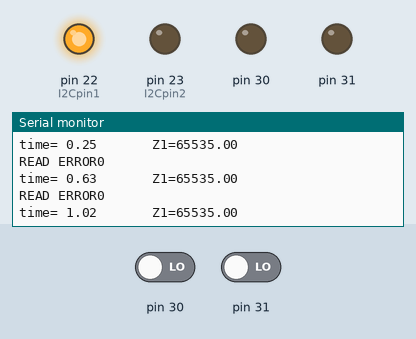
Simulated run of this sketch. Board: Arduino Mega 2560, built with avr-gcc and run on an emulated ATmega2560. Shown: output pins drawn as LEDs (lit = HIGH), the last lines printed to the serial monitor. The test bench sets the inputs (shaded band); at power-on: pin 31 LOW, pin 30 LOW.

Above: at 1.2 s.
1.3 s: pin 31 driven HIGH
At 1.43 s:
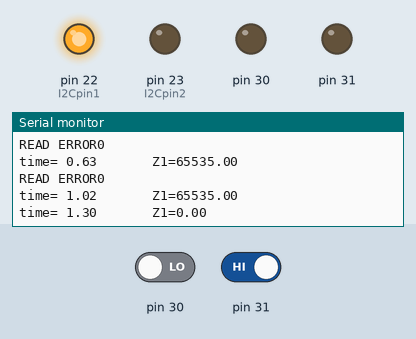
2.8 s: pin 30 driven HIGH
At 3.02 s:
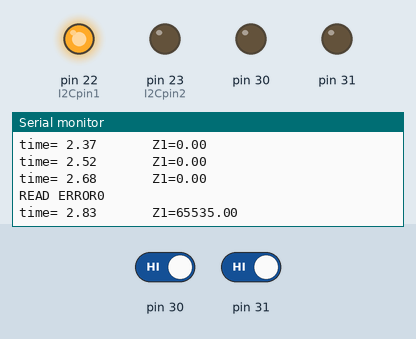
Timing chart, 0 to 5.8 s (numbered marks = the images above; inputs shaded):
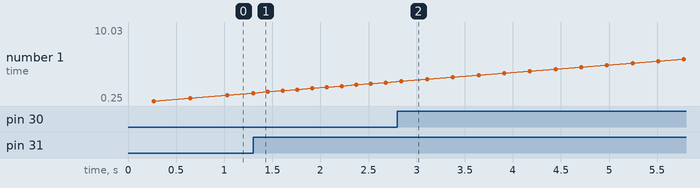

The sketch:

MCP9808_SoftI2C.ino
```cpp
//Sketch to read the MCP9808 using the SoftI2CMaster library. Adapted from BMA example.
//This library has many advantages over the hardware version, including ability to make
//multiple I2C buses on the same Arduino, embedded timeout functions to prevent a less than
//perfect bus from freezing when a packet is dropped, and ability to alter transmission speeds.

// use low processor speed (you have to change the baud rate to 2400!)
// #define I2C_CPUFREQ2 (F_CPU/8)
#define NO_INTERRUPT 0     //?
#define I2C_TIMEOUT 100    //wait 100ms for a response. If none, then break and restart
#define I2C_SLOWMODE 1     //operates at 25kHz no matter the CPU speed
#define FAC 1              //variable to use on the next line
#define I2C_CPUFREQ (F_CPU/FAC)  //ability to scale the CPU speed used by I2C

int a = 0;

int I2Cpin1 = 22;
int I2Cpin2 = 23;

//Pins you use for I2C (SDA and SCL) must be defined using the port and pin number
#define SDA_PORT PORTC  //includes pins 30-37
#define SDA_PIN 7       //pin 30
#define SCL_PORT PORTC  //includes pins 30-37
#define SCL_PIN 6       //pin 31

#include <SoftI2CMaster.h>  //Must include the I2C software library
#include <avr/io.h>         //Required for I2C soft

#define BMAADDR 0x30        //Address for the MCP9808

int xval, yval, zval;
float zval1;

/*
* Example of how to add a second I2C bus to the same board.
* In addition to the following lines, the library must be altered as seen in
* SoftI2CMaster2.h, each variable must be altered because the variable names
* cannot be used in two different libraries. I did this by adding a '2' to
* each name. This can be done as many times as you have pins available for buses.
#define NO_INTERRUPT2 0
#define I2C_TIMEOUT2 100
#define I2C_SLOWMODE2 1
#define FAC2 1
#define I2C_CPUFREQ2 (F_CPU/FAC2)

#define SDA_PORT2 PORTC
#define SDA_PIN2 5
#define SCL_PORT2 PORTC
#define SCL_PIN2 4

#include <SoftI2CMaster2.h>
*/
//************************************************************
//Slows down the processor. Not sure if needed.
void CPUSlowDown(int fac2) {
  // slow down processor by a fac2
    CLKPR = _BV(CLKPCE);
    CLKPR = _BV(CLKPS1) | _BV(CLKPS0);
}
//***********************************************************
//Writes initialization commands to the MCP9808, telling it that
//we will be sampling tempterature as normal.
boolean setControlBits(uint8_t cntr) {
  Serial.println(F("Soft reset"));
  if (!i2c_start(BMAADDR | I2C_WRITE)) {  //if it cannot communicate, false
    return false;
  }
  if (!i2c_write(0x0A)) {  //If it could not write command, false
    return false;
  }
  if (!i2c_write(cntr)) {  //if it could not write command, false
    return false;
  }
  i2c_stop();       //stops i2c for the time being
  return true;
}
//**********************************************************
//Initialize MCP9808. Calls setControlBits above
boolean initBma(void) {
  if (!setControlBits(B00000010)) return false;;
  delay(100);
  return true;
}
//*********************************************************
//read a value from the MCP9808 in the form of two 8bit bytes
//The two are then combined into a 16bit byte.
int readOneVal(boolean last) {
  uint16_t msb, lsb;           //define two unsigned ints; msb and lsb
  msb = i2c_read(false);       //store first 8bits into msb
  msb <<= 8;                   //shift those 8 bits to beginning of msb
  msb |= i2c_read(last);       //read last 8bits and concatanate with first 8bits
  if (last) i2c_stop();        //if reached end of values, stop I2C
  return (int)(msb);           //return the 16bit value
}
/*
//**********************************************************
//If a second i2c bus is used, this will read from it, same as above
int readOneVal2(boolean last) {
  uint16_t msb, lsb;
  msb = i2c_read2(false);
  msb <<= 8;
  msb |= i2c_read2(last);
  if (last) i2c_stop2();
  return (int)(msb);
}
*/
//***********************************************************
//Reads values from MCP9808 via I2C and stores values
boolean readBma(void) {
  zval = 0xFFFF;          //variable for storing bytes from MCP9808
  zval1 = 0xFFFF;         //variable for conversion of byte to temperature
  //If I2C cannot communicate with sensor, return false
  if (!i2c_start(BMAADDR | I2C_WRITE)) return false;
  if (!i2c_write(0x05)) return false;
  if (!i2c_rep_start(BMAADDR | I2C_READ)) return false;
  zval = readOneVal(true);  //calls readOneVal above
  zval1 = zval & 0x0FFF;    //bitwise operation for conversion to temperature
  zval1 = zval1/16.0;       //final conversion operation
  return true;
}
/*
//*************************************************************
//Reads values from second I2C bus if used. same as above
boolean readBma2(void) {
  zval = 0xFFFF;
  zval1 = 0xFFFF;
  if (!i2c_start2(BMAADDR | I2C_WRITE2)) return false;
  if (!i2c_write2(0x05)) return false;
  if (!i2c_rep_start2(BMAADDR | I2C_READ2)) return false;
  zval = readOneVal2(true);
  zval1 = zval & 0x0FFF;
  zval1 = zval1/16.0;
  return true;
}
*/
//**************************************************************
//Setup
void setup(void) {
  Serial.begin(9600); // in case of CPU slow down, change to baud rate / 8!
  #if FAC != 1
    CPUSlowDown(FAC);
  #endif
  Serial.println(F("Intializing 0..."));
  Serial.print("I2C0 delay counter: ");
  Serial.println(I2C_DELAY_COUNTER);
  if (!i2c_init())
    Serial.println(F("Initialization error0. SDA or SCL are low"));
  else
    Serial.println(F("...done0"));
  /*
  //needed only if using a second I2C bus
  #if FAC2 != 1
    CPUSlowDown(FAC2);
  #endif
  Serial.println(F("Intializing2 ..."));
  Serial.print("I2C delay counter2: ");
  Serial.println(I2C_DELAY_COUNTER2);
  if (!i2c_init2())
    Serial.println(F("Initialization error2. SDA or SCL are low"));
  else
    Serial.println(F("...done2"));
  */
  //Needed?
  pinMode(I2Cpin1,OUTPUT);
  pinMode(I2Cpin2,OUTPUT);
  digitalWrite(I2Cpin1, HIGH);
  digitalWrite(I2Cpin2, LOW);
  //?
}
//********************************************************
//Main loop
void loop(void){
  digitalWrite(I2Cpin1, HIGH);   //Needed?
  digitalWrite(I2Cpin2, LOW);    //Needed?
  a++;                           //Needed?

  if (!readBma()) Serial.println(F("READ ERROR0"));  //If read fails,
  //Print the values
  Serial.print("time= ");
  float time=millis()/1000.0;
  Serial.print(time);
  Serial.print("     ");
  Serial.print(F("  Z1="));
  Serial.println(zval1);
  delay(150);

  /* Needed only if using a second I2C bus
  digitalWrite(I2Cpin2, HIGH);    //Needed?
  digitalWrite(I2Cpin1, LOW);     //Needed?

  if (!readBma2()) Serial.println(F("READ ERROR2"));
  Serial.print("time= ");
  time=millis()/1000.0;
  Serial.print(time);
  Serial.print("     ");
  Serial.print(F("  Z2="));
  Serial.println(zval1);
  delay(150);
  */
}
```

Measured:
- after the input at 1.3 s, the serial monitor: prints a new line at once (image 1)
- after the input at 2.8 s, the serial monitor: prints a new line at once (image 2)
- plotted number 1: 1.02 → 2.68 after the input at 1.3 s, 2.68 → 10.03 after the input at 2.8 s
